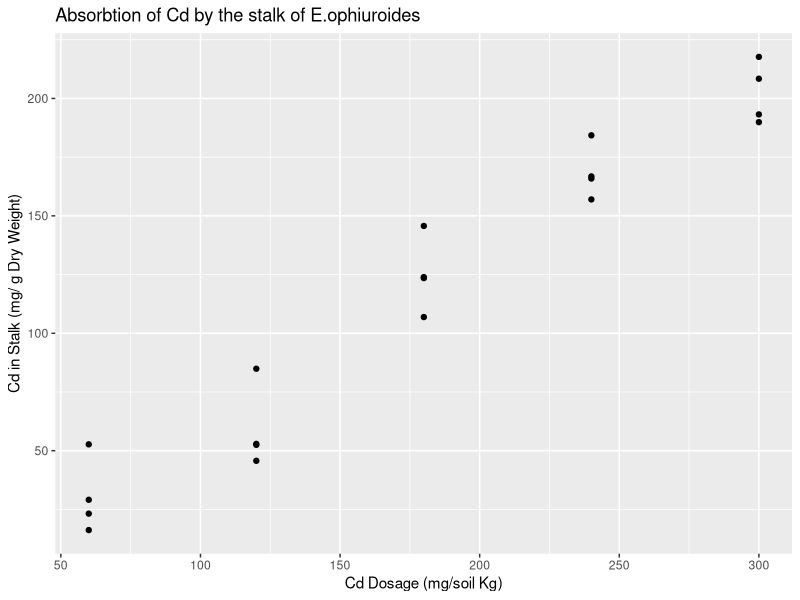
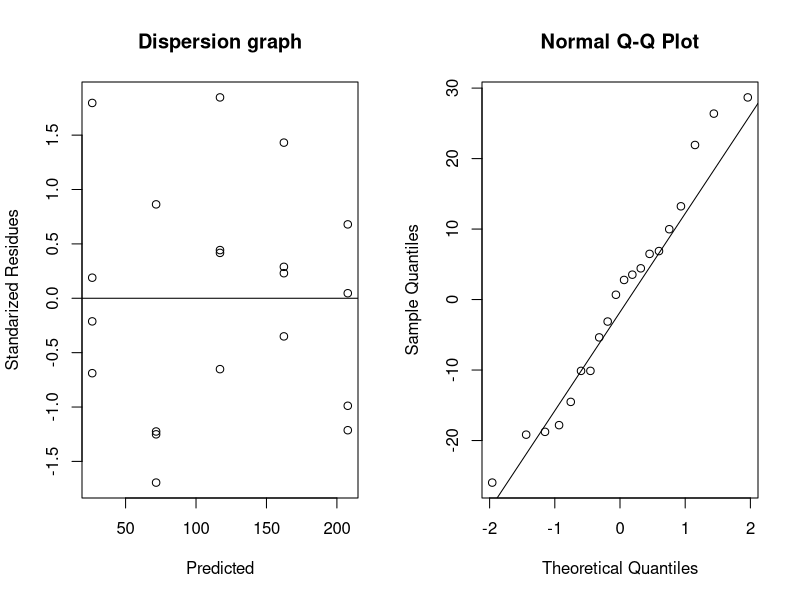
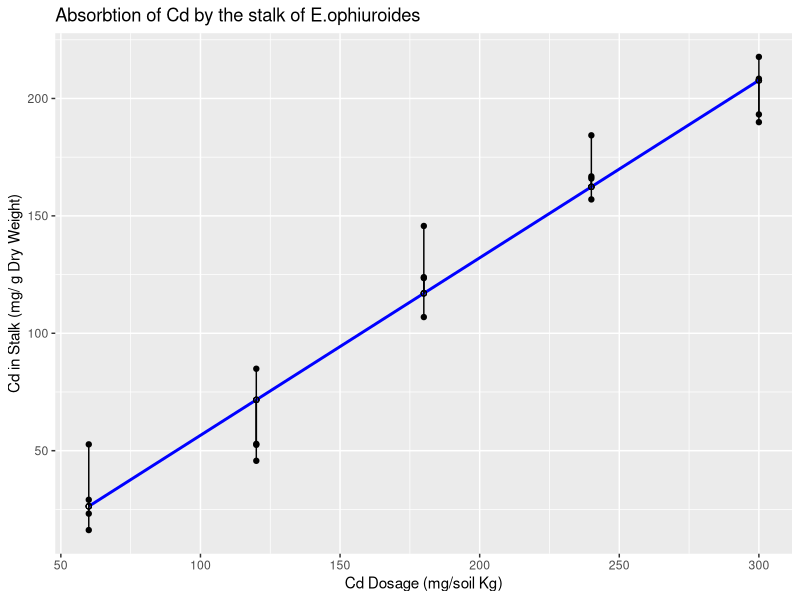

These charts were generated, in order, by the following R code:
## ---- chunk 1
knitr::opts_chunk$set(echo = TRUE)
## ---- chunk 2
Dosage = c(
  60, 60, 60, 60,
  120, 120, 120, 120,
  180, 180, 180, 180,
  240, 240, 240, 240,
  300, 300, 300, 300)

CdStalk = c(
  23.2, 16.2, 52.7, 29.1,
  52.5, 45.7, 52.9, 84.9,
  123.5, 106.9, 123.9, 145.7,
  166.8, 165.9, 184.3, 157,
  208.4, 189.9, 217.7, 193.2
)

CdRoot = c(
  104.6, 156, 114.9, 176.9,
  258.4, 340.9, 205.3, 366.8,
  457.5, 540.8, 472.5, 294.3, 
  612.7, 789.6, 622.9, 562.6, 
  988.9, 1067.1, 959.6, 962.9
)
Cd = data.frame(Dosage, CdStalk, CdRoot)
Cd
summary(Cd)
## ---- chunk 3
library(ggplot2)
gCd = ggplot(Cd, aes(x = Cd$Dosage, y = Cd$CdStalk))
gCd1 = gCd + geom_point() + labs(x = "Cd Dosage (mg/soil Kg)" , y = "Cd in Stalk (mg/ g Dry Weight)", title = "Absorbtion of Cd by the stalk of E.ophiuroides")
gCd1
## ---- chunk 4
model1 = lm(Cd$CdStalk ~ Cd$Dosage, data = Cd)
summary(model1)
## ---- chunk 5
model1= lm(Cd$CdStalk ~ Cd$Dosage, data = Cd)
error = resid(model1) ##residues
standard_error = rstandard(model1) ##standard residues
predicted  = predict(model1) #predicted residues
res = cbind(Cd$Dosage, Cd$CdStalk, Cd$CdRoot, error, round(standard_error,2), predicted)
colnames(res) = c("Dosage", "CdStalk", "CdRoots", "Error", "Stan_Error", "Predicted")
res = as.data.frame(res)
## ---- chunk 6
par(mfrow = c(1, 2))
plot(predicted, standard_error, xlab="Predicted", ylab="Standarized Residues",main="Dispersion graph" )
abline(0,0)
qqnorm(error)
qqline(error)
## ---- chunk 7
library(car)
CdTotal = Cd$CdStalk + CdRoot
## ---- chunk 8
shapiro.test(error)

leveneTest(CdTotal,Cd$Dosage)

## ---- chunk 9
gCd1 + geom_smooth(method = "lm", se = FALSE, color = "blue") +
  geom_segment(aes(xend = Cd$Dosage, yend = predicted)) + ##residues
  geom_point(aes(y = predicted), shape = 1)  ##adds predicted
#Determination coefficient
summary(model1)$r.squared
## ---- chunk 10
summary(model1)
